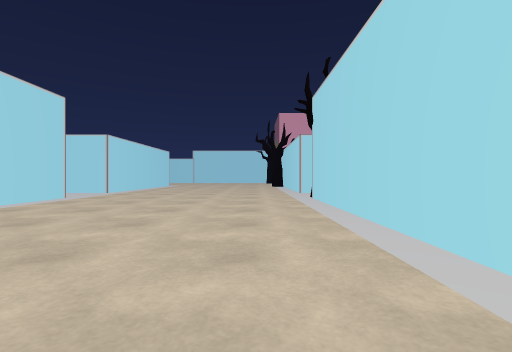
View 1 (above)

24 first-person views from a walk through a Unity game level. The camera is 1.3 m above the floor, looks level and sees 85° across. Doors are open. The floor is counted in squares, 2 m on a side. Each view is taken from the middle of a square. On the plan, view 1 faces up. The plan holds only what a view shows up to about 9 squares ahead; the rest is blank. The place goes on beyond the plan. The player character is not drawn. Some surface patterns are stand-ins.

View 2
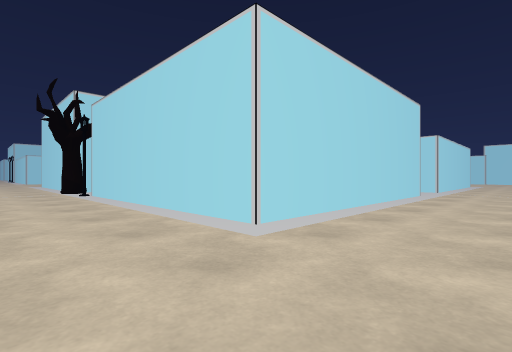

View 3
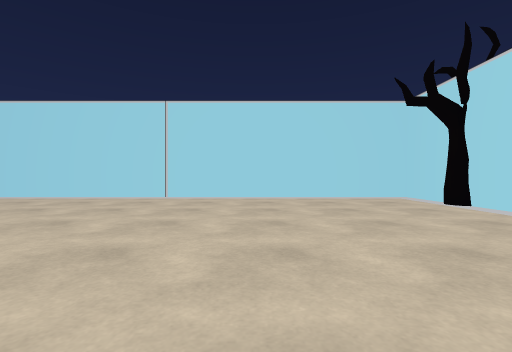

View 4
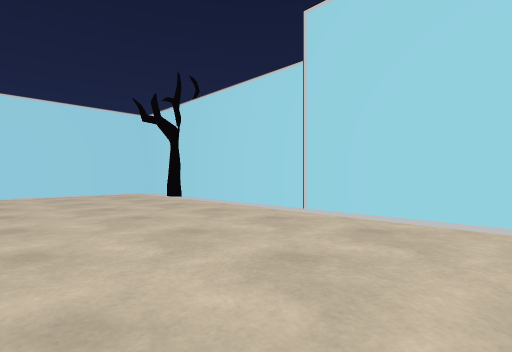

View 5
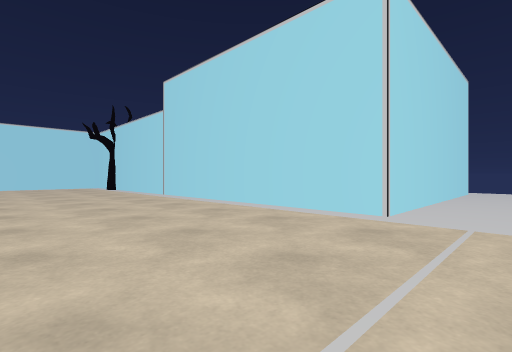

View 6
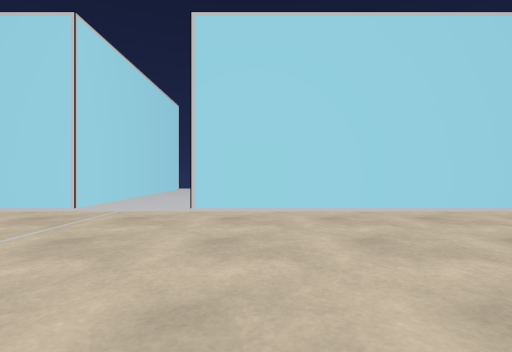

View 7
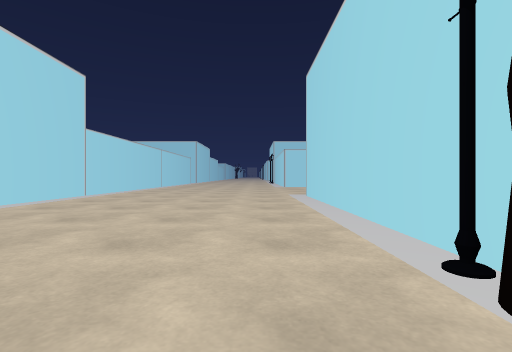

View 8
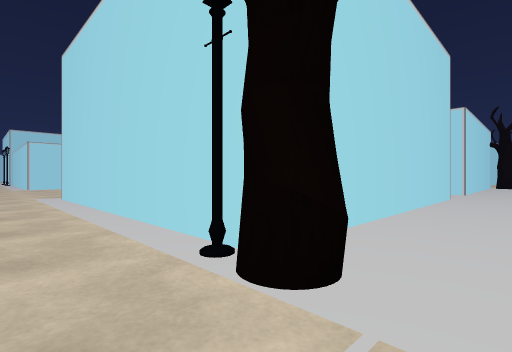

View 9
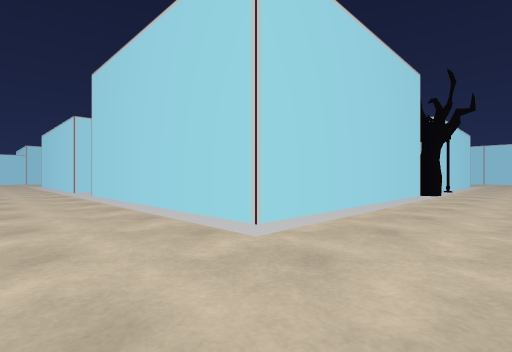

View 10
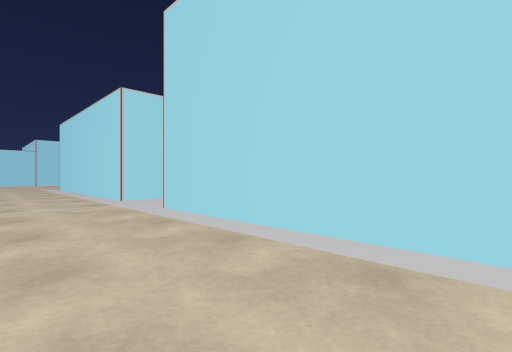

View 11
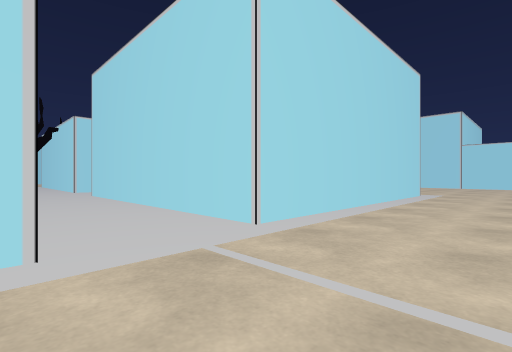

View 12
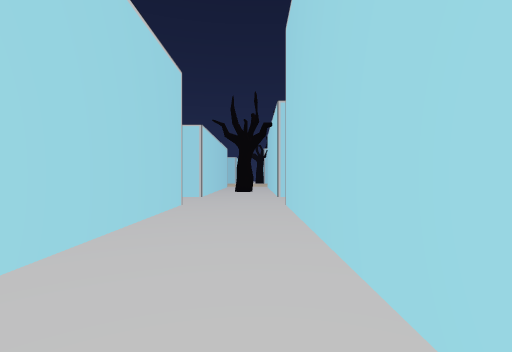

View 13
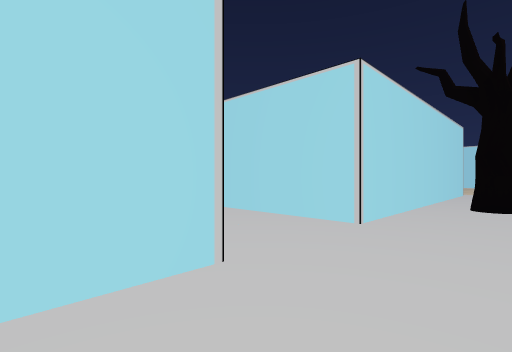

View 14
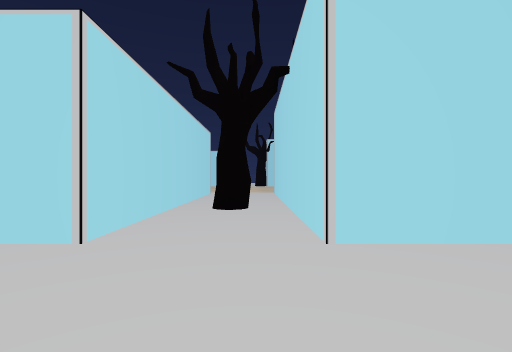

View 15
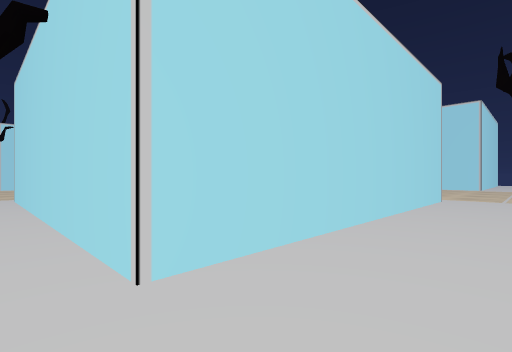

View 16
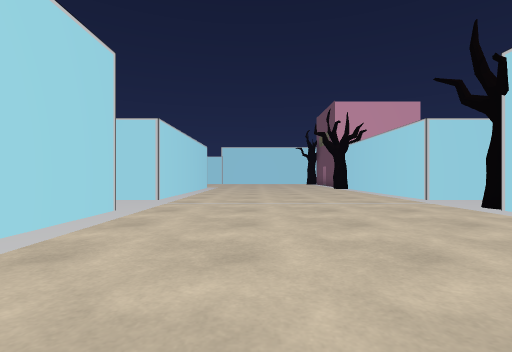

View 17
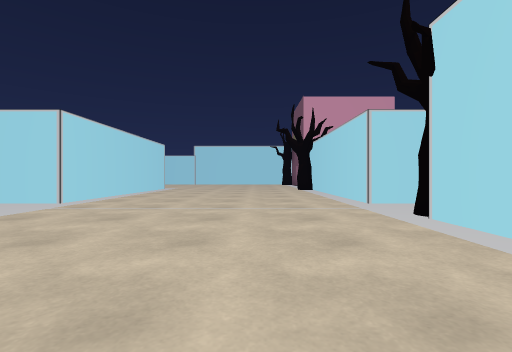

View 18
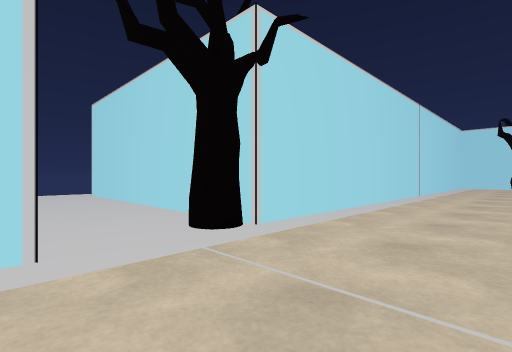

View 19
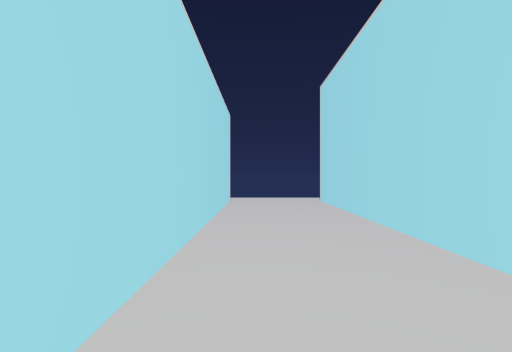

View 20
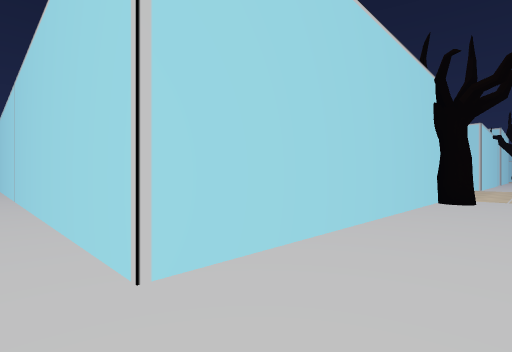

View 21
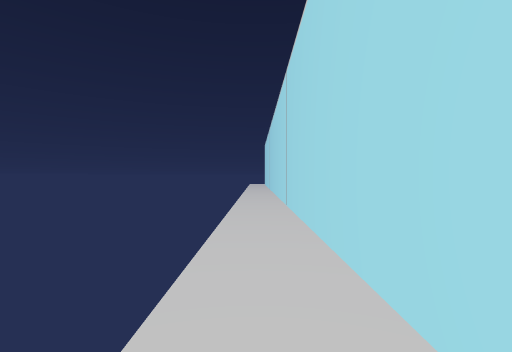

View 22
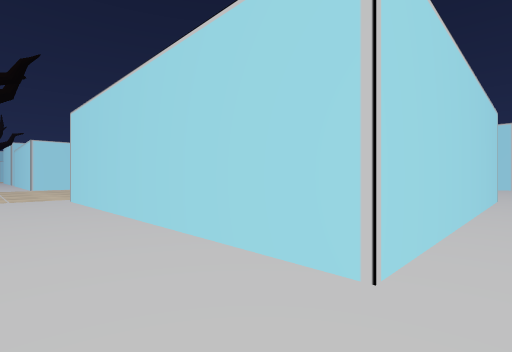

View 23
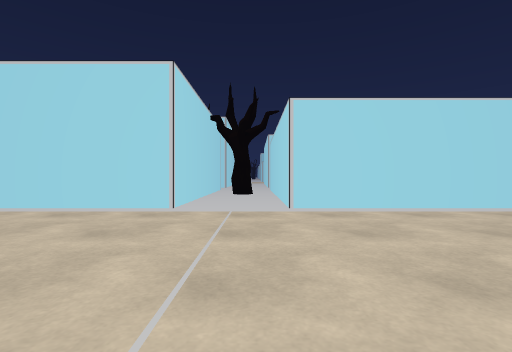

View 24
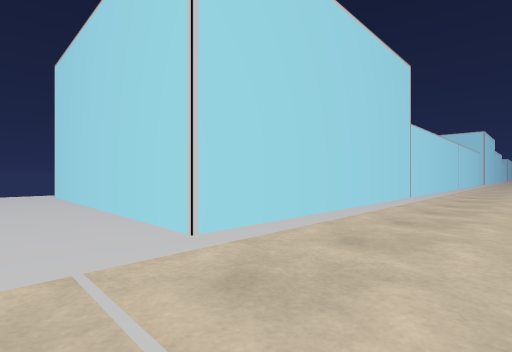

### Floor plan
Points are (right, up) in squares from view 1. A wall is a line through its corners. A room is listed if a view was taken in it or the views show most of it. See-through windows are left out.
Room 1 (views 1, 2, 3, 4, 5, 6, 7, 8, 9, 10, 11, 12, 13, 14, 15, 16, 17, 18, 19, 20, 21, 22, 23, 24)
walls: (-13.3, 0.7) (-13.3, 8.3) (-5.7, 8.3) (-5.7, 0.7) (-13.3, 0.7); (-15.8, 0.7) (-23.3, 0.7) (-23.3, 8.3) (-15.7, 8.3) (-15.7, 2); (-15.6, 10.7) (-20.2, 10.7); (0.4, -6.7) (1.7, -6.7) (1.7, 8.3) (9.3, 8.3) (9.3, -2.1); (-13.3, -13) (-13.3, -6.7) (-0.9, -6.7); (-5.7, 13.5) (-5.7, 10.7) (-13.3, 10.7) (-13.3, 13.5); (-24, -6.7) (-15.7, -6.7) (-15.7, -14.2); (-22.1, 10.7) (-23.3, 10.7) (-23.3, 13.1); (9.3, 13.5) (9.3, 10.7) (1.7, 10.7) (1.7, 13)
ways out: gap at (-10, 10)
objects: lamp (-16, 0); tree (-15, 0) to (-15, 1); other object (-13, 0); tree (-10, 9); tree (0, -7); tree (2, 9)

Positions as (right, up) in squares from view 1, and headings:
1: (0, 0), facing up
2: (-3, -2), facing up-left
3: (-7, -2), facing right
4: (-9, -2), facing down-right
5: (-15, -2), facing down-right
6: (-17, -1), facing down
7: (-14, -1), facing left
8: (-14, -1), facing up-left
9: (-26, -2), facing up-right
10: (-26, 3), facing up-right
11: (-26, 11), facing down-right
12: (-22, 9), facing right
13: (-17, 9), facing up-right
14: (-16, 9), facing right
15: (-15, 9), facing down-right
16: (-3, 3), facing up
17: (-1, 4), facing up
18: (-1, 11), facing down-right
19: (2, 10), facing right
20: (10, 10), facing down-left
21: (10, 7), facing down
22: (10, 9), facing up-left
23: (0, 10), facing left
24: (-14, -4), facing down-left
